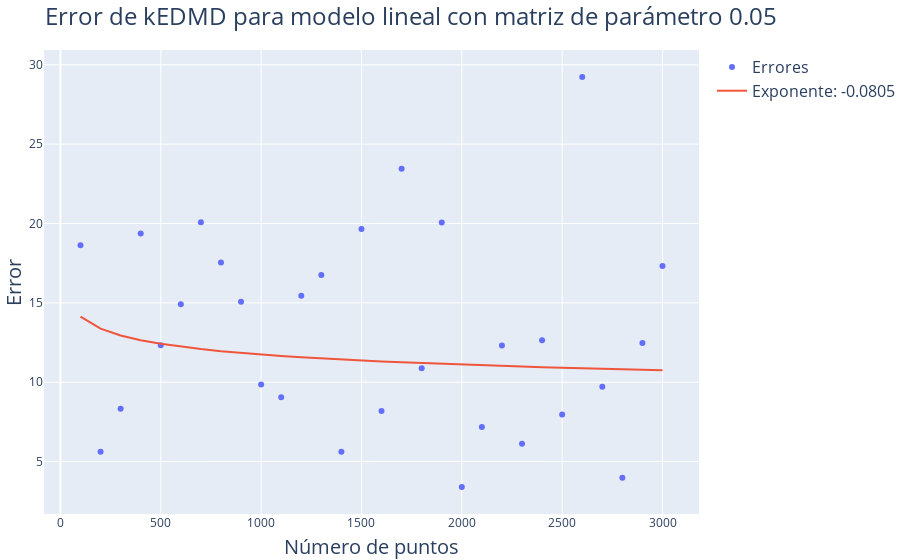

Notebook code for this chart:
### Code cell
# Alpha a utilizar
alpha = 0.05

# Número de puntos
Ns = np.arange(100, 3100, 100)

# Errores
errors = np.zeros(len(Ns))

# Cálculo de errores
for i in range(len(Ns)):
    x, x_koop, _, _  = compute_linear_kedmd(alpha, Ns[i])
    errors[i] = np.linalg.norm(x - x_koop)

# Ajustar una curva como raíz cuadrada a los errores
fit = np.polyfit(np.log(Ns), np.log(errors), 1)

# Plot
fig = go.Figure()

fig.add_trace(go.Scatter(x=Ns, y=errors, name='Errores', mode='markers'))
fig.add_trace(go.Scatter(x=Ns, y=np.exp(fit[1])*Ns**fit[0], name=f'Exponente: {fit[0].round(4)}', mode='lines'))

# Colocar titulo
fig.update_layout(
    title=f"Error de kEDMD para modelo lineal con matriz de parámetro {alpha}",
    xaxis_title="Número de puntos",
    yaxis_title="Error",
    margin=dict(l=0, r=0, t=50, b=0)
    )

fig.write_image(img_path+"Linear3Errors.pdf")

fig.show()

### Figure 1 — Plotly figure (JSON) as saved in the notebook; plotly's stock layout.template omitted (floating-point values rounded to 4 significant figures)
{"data": [{"mode": "markers", "name": "Errores", "type": "scatter", "x": [100, 200, 300, 400, 500, 600, 700, 800, 900, 1000, 1100, 1200, 1300, 1400, 1500, 1600, 1700, 1800, 1900, 2000, 2100, 2200, 2300, 2400, 2500, 2600, 2700, 2800, 2900, 3000], "y": [18.63, 5.623, 8.331, 19.37, 12.32, 14.9, 20.08, 17.54, 15.07, 9.862, 9.059, 15.44, 16.75, 5.611, 19.65, 8.181, 23.46, 10.87, 20.07, 3.393, 7.176, 12.32, 6.124, 12.65, 7.965, 29.23, 9.718, 3.977, 12.48, 17.32]}, {"mode": "lines", "name": "Exponente: -0.0805", "type": "scatter", "x": [100, 200, 300, 400, 500, 600, 700, 800, 900, 1000, 1100, 1200, 1300, 1400, 1500, 1600, 1700, 1800, 1900, 2000, 2100, 2200, 2300, 2400, 2500, 2600, 2700, 2800, 2900, 3000], "y": [14.14, 13.37, 12.94, 12.64, 12.42, 12.24, 12.09, 11.96, 11.84, 11.74, 11.65, 11.57, 11.5, 11.43, 11.37, 11.31, 11.25, 11.2, 11.15, 11.11, 11.06, 11.02, 10.98, 10.95, 10.91, 10.87, 10.84, 10.81, 10.78, 10.75]}], "layout": {"margin": {"b": 0, "l": 0, "r": 0, "t": 50}, "title": {"text": "Error de kEDMD para modelo lineal con matriz de parámetro 0.05"}, "xaxis": {"title": {"text": "Número de puntos"}}, "yaxis": {"title": {"text": "Error"}}}}
